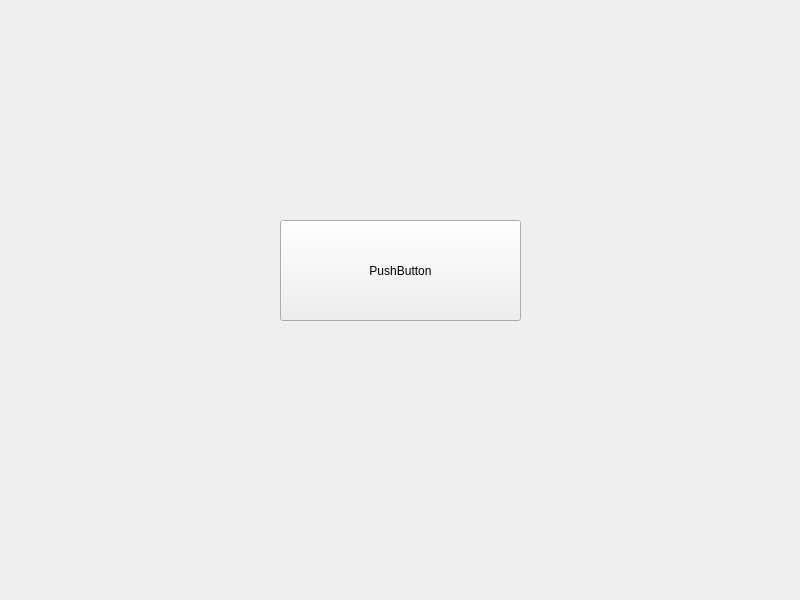
<?xml version="1.0" encoding="UTF-8"?>
<ui version="4.0">
 <class>MainWindow</class>
 <widget class="QMainWindow" name="MainWindow">
  <property name="geometry">
   <rect>
    <x>0</x>
    <y>0</y>
    <width>800</width>
    <height>600</height>
   </rect>
  </property>
  <property name="windowTitle">
   <string>MainWindow</string>
  </property>
  <widget class="QWidget" name="centralwidget">
   <widget class="QPushButton" name="pushButton">
    <property name="geometry">
     <rect>
      <x>280</x>
      <y>220</y>
      <width>241</width>
      <height>101</height>
     </rect>
    </property>
    <property name="text">
     <string>PushButton</string>
    </property>
   </widget>
  </widget>
  <widget class="QMenuBar" name="menubar">
   <property name="geometry">
    <rect>
     <x>0</x>
     <y>0</y>
     <width>800</width>
     <height>21</height>
    </rect>
   </property>
  </widget>
 </widget>
 <resources/>
 <connections/>
</ui>
